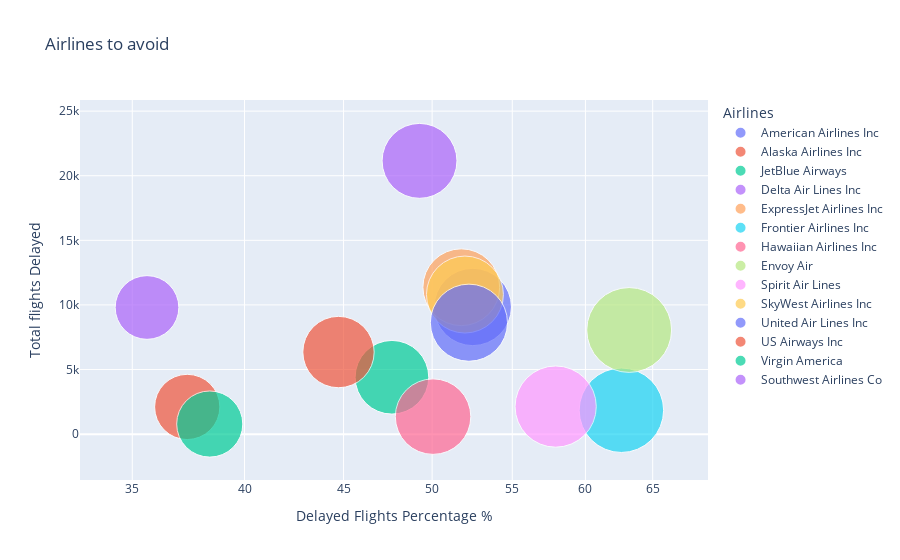

The cell this chart's notebook holds for it:
### Markdown cell above
#### 1. Total number of flights delayed by airlines

### Code cell
# Total flights delayed per their respective carrier.

proportion1= proportion.reset_index()

proportion1.unique_carrier.replace({'AA':'American Airlines Inc',
'OO': 'SkyWest Airlines Inc',
'DL': 'Delta Air Lines Inc',
'NK': 'Spirit Air Lines',
'HA': 'Hawaiian Airlines Inc',
'WN': 'Southwest Airlines Co',
'B6': 'JetBlue Airways',
'US': 'US Airways Inc',
'AS' :'Alaska Airlines Inc',
'MQ' :'Envoy Air',
'F9' :'Frontier Airlines Inc',
'VX': 'Virgin America',
'EV': 'ExpressJet Airlines Inc',
'UA': 'United Air Lines Inc'},inplace=True)

size1 = proportion['percent_delayed']/2

fig = px.scatter(proportion1, x="percent_delayed", y=True,
	         size=size1, color="unique_carrier",
                 hover_name="unique_carrier", log_x=True, size_max=60,labels={
                     "percent_delayed": "Delayed Flights Percentage %",
                     "True": "Total flights Delayed ",
                     "unique_carrier": "Airlines"
                 },
                title="Airlines to avoid")
fig.show()

### Figure 1 — Plotly figure (JSON) as saved in the notebook; plotly's stock layout.template omitted (floating-point values rounded to 4 significant figures)
{"data": [{"hovertemplate": "<b>%{hovertext}</b><br><br>Airlines=American Airlines Inc<br>Delayed Flights Percentage %=%{x}<br>Total flights Delayed =%{y}<br>size=%{marker.size}<extra></extra>", "hovertext": ["American Airlines Inc"], "legendgroup": "American Airlines Inc", "marker": {"color": "#636efa", "size": [26.24], "sizemode": "area", "sizeref": 0.008779, "symbol": "circle"}, "mode": "markers", "name": "American Airlines Inc", "orientation": "v", "showlegend": true, "type": "scatter", "x": [52.48], "xaxis": "x", "y": [9841], "yaxis": "y"}, {"hovertemplate": "<b>%{hovertext}</b><br><br>Airlines=Alaska Airlines Inc<br>Delayed Flights Percentage %=%{x}<br>Total flights Delayed =%{y}<br>size=%{marker.size}<extra></extra>", "hovertext": ["Alaska Airlines Inc"], "legendgroup": "Alaska Airlines Inc", "marker": {"color": "#EF553B", "size": [18.68], "sizemode": "area", "sizeref": 0.008779, "symbol": "circle"}, "mode": "markers", "name": "Alaska Airlines Inc", "orientation": "v", "showlegend": true, "type": "scatter", "x": [37.36], "xaxis": "x", "y": [2104], "yaxis": "y"}, {"hovertemplate": "<b>%{hovertext}</b><br><br>Airlines=JetBlue Airways<br>Delayed Flights Percentage %=%{x}<br>Total flights Delayed =%{y}<br>size=%{marker.size}<extra></extra>", "hovertext": ["JetBlue Airways"], "legendgroup": "JetBlue Airways", "marker": {"color": "#00cc96", "size": [23.83], "sizemode": "area", "sizeref": 0.008779, "symbol": "circle"}, "mode": "markers", "name": "JetBlue Airways", "orientation": "v", "showlegend": true, "type": "scatter", "x": [47.67], "xaxis": "x", "y": [4401], "yaxis": "y"}, {"hovertemplate": "<b>%{hovertext}</b><br><br>Airlines=Delta Air Lines Inc<br>Delayed Flights Percentage %=%{x}<br>Total flights Delayed =%{y}<br>size=%{marker.size}<extra></extra>", "hovertext": ["Delta Air Lines Inc"], "legendgroup": "Delta Air Lines Inc", "marker": {"color": "#ab63fa", "size": [17.81], "sizemode": "area", "sizeref": 0.008779, "symbol": "circle"}, "mode": "markers", "name": "Delta Air Lines Inc", "orientation": "v", "showlegend": true, "type": "scatter", "x": [35.62], "xaxis": "x", "y": [9803], "yaxis": "y"}, {"hovertemplate": "<b>%{hovertext}</b><br><br>Airlines=ExpressJet Airlines Inc<br>Delayed Flights Percentage %=%{x}<br>Total flights Delayed =%{y}<br>size=%{marker.size}<extra></extra>", "hovertext": ["ExpressJet Airlines Inc"], "legendgroup": "ExpressJet Airlines Inc", "marker": {"color": "#FFA15A", "size": [25.88], "sizemode": "area", "sizeref": 0.008779, "symbol": "circle"}, "mode": "markers", "name": "ExpressJet Airlines Inc", "orientation": "v", "showlegend": true, "type": "scatter", "x": [51.76], "xaxis": "x", "y": [11371], "yaxis": "y"}, {"hovertemplate": "<b>%{hovertext}</b><br><br>Airlines=Frontier Airlines Inc<br>Delayed Flights Percentage %=%{x}<br>Total flights Delayed =%{y}<br>size=%{marker.size}<extra></extra>", "hovertext": ["Frontier Airlines Inc"], "legendgroup": "Frontier Airlines Inc", "marker": {"color": "#19d3f3", "size": [31.31], "sizemode": "area", "sizeref": 0.008779, "symbol": "circle"}, "mode": "markers", "name": "Frontier Airlines Inc", "orientation": "v", "showlegend": true, "type": "scatter", "x": [62.62], "xaxis": "x", "y": [1848], "yaxis": "y"}, {"hovertemplate": "<b>%{hovertext}</b><br><br>Airlines=Hawaiian Airlines Inc<br>Delayed Flights Percentage %=%{x}<br>Total flights Delayed =%{y}<br>size=%{marker.size}<extra></extra>", "hovertext": ["Hawaiian Airlines Inc"], "legendgroup": "Hawaiian Airlines Inc", "marker": {"color": "#FF6692", "size": [25.03], "sizemode": "area", "sizeref": 0.008779, "symbol": "circle"}, "mode": "markers", "name": "Hawaiian Airlines Inc", "orientation": "v", "showlegend": true, "type": "scatter", "x": [50.06], "xaxis": "x", "y": [1354], "yaxis": "y"}, {"hovertemplate": "<b>%{hovertext}</b><br><br>Airlines=Envoy Air<br>Delayed Flights Percentage %=%{x}<br>Total flights Delayed =%{y}<br>size=%{marker.size}<extra></extra>", "hovertext": ["Envoy Air"], "legendgroup": "Envoy Air", "marker": {"color": "#B6E880", "size": [31.6], "sizemode": "area", "sizeref": 0.008779, "symbol": "circle"}, "mode": "markers", "name": "Envoy Air", "orientation": "v", "showlegend": true, "type": "scatter", "x": [63.21], "xaxis": "x", "y": [8060], "yaxis": "y"}, {"hovertemplate": "<b>%{hovertext}</b><br><br>Airlines=Spirit Air Lines<br>Delayed Flights Percentage %=%{x}<br>Total flights Delayed =%{y}<br>size=%{marker.size}<extra></extra>", "hovertext": ["Spirit Air Lines"], "legendgroup": "Spirit Air Lines", "marker": {"color": "#FF97FF", "size": [28.96], "sizemode": "area", "sizeref": 0.008779, "symbol": "circle"}, "mode": "markers", "name": "Spirit Air Lines", "orientation": "v", "showlegend": true, "type": "scatter", "x": [57.91], "xaxis": "x", "y": [2133], "yaxis": "y"}, {"hovertemplate": "<b>%{hovertext}</b><br><br>Airlines=SkyWest Airlines Inc<br>Delayed Flights Percentage %=%{x}<br>Total flights Delayed =%{y}<br>size=%{marker.size}<extra></extra>", "hovertext": ["SkyWest Airlines Inc"], "legendgroup": "SkyWest Airlines Inc", "marker": {"color": "#FECB52", "size": [25.99], "sizemode": "area", "sizeref": 0.008779, "symbol": "circle"}, "mode": "markers", "name": "SkyWest Airlines Inc", "orientation": "v", "showlegend": true, "type": "scatter", "x": [51.99], "xaxis": "x", "y": [10804], "yaxis": "y"}, {"hovertemplate": "<b>%{hovertext}</b><br><br>Airlines=United Air Lines Inc<br>Delayed Flights Percentage %=%{x}<br>Total flights Delayed =%{y}<br>size=%{marker.size}<extra></extra>", "hovertext": ["United Air Lines Inc"], "legendgroup": "United Air Lines Inc", "marker": {"color": "#636efa", "size": [26.12], "sizemode": "area", "sizeref": 0.008779, "symbol": "circle"}, "mode": "markers", "name": "United Air Lines Inc", "orientation": "v", "showlegend": true, "type": "scatter", "x": [52.24], "xaxis": "x", "y": [8624], "yaxis": "y"}, {"hovertemplate": "<b>%{hovertext}</b><br><br>Airlines=US Airways Inc<br>Delayed Flights Percentage %=%{x}<br>Total flights Delayed =%{y}<br>size=%{marker.size}<extra></extra>", "hovertext": ["US Airways Inc"], "legendgroup": "US Airways Inc", "marker": {"color": "#EF553B", "size": [22.36], "sizemode": "area", "sizeref": 0.008779, "symbol": "circle"}, "mode": "markers", "name": "US Airways Inc", "orientation": "v", "showlegend": true, "type": "scatter", "x": [44.73], "xaxis": "x", "y": [6353], "yaxis": "y"}, {"hovertemplate": "<b>%{hovertext}</b><br><br>Airlines=Virgin America<br>Delayed Flights Percentage %=%{x}<br>Total flights Delayed =%{y}<br>size=%{marker.size}<extra></extra>", "hovertext": ["Virgin America"], "legendgroup": "Virgin America", "marker": {"color": "#00cc96", "size": [19.19], "sizemode": "area", "sizeref": 0.008779, "symbol": "circle"}, "mode": "markers", "name": "Virgin America", "orientation": "v", "showlegend": true, "type": "scatter", "x": [38.38], "xaxis": "x", "y": [781], "yaxis": "y"}, {"hovertemplate": "<b>%{hovertext}</b><br><br>Airlines=Southwest Airlines Co<br>Delayed Flights Percentage %=%{x}<br>Total flights Delayed =%{y}<br>size=%{marker.size}<extra></extra>", "hovertext": ["Southwest Airlines Co"], "legendgroup": "Southwest Airlines Co", "marker": {"color": "#ab63fa", "size": [24.63], "sizemode": "area", "sizeref": 0.008779, "symbol": "circle"}, "mode": "markers", "name": "Southwest Airlines Co", "orientation": "v", "showlegend": true, "type": "scatter", "x": [49.26], "xaxis": "x", "y": [21150], "yaxis": "y"}], "layout": {"legend": {"itemsizing": "constant", "title": {"text": "Airlines"}, "tracegroupgap": 0}, "title": {"text": "Airlines to avoid"}, "xaxis": {"anchor": "y", "domain": [0, 1], "title": {"text": "Delayed Flights Percentage %"}, "type": "log"}, "yaxis": {"anchor": "x", "domain": [0, 1], "title": {"text": "Total flights Delayed "}}}}
